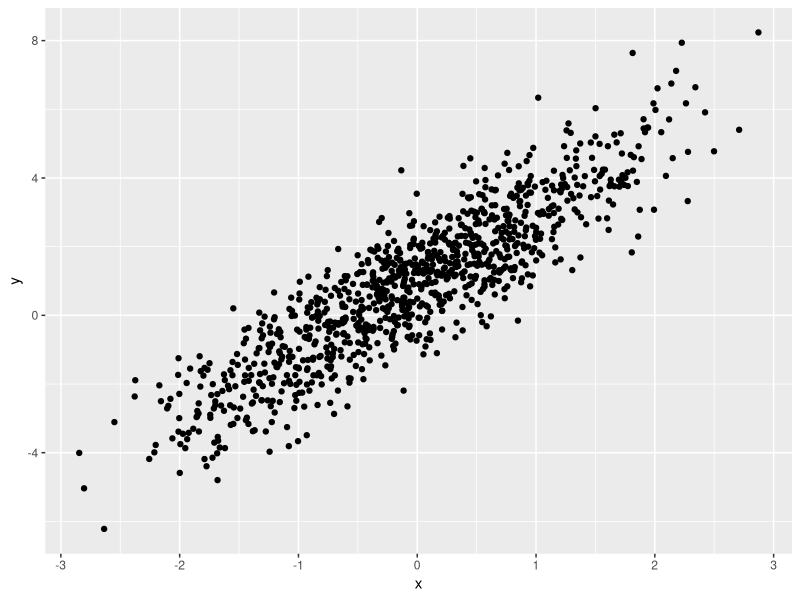
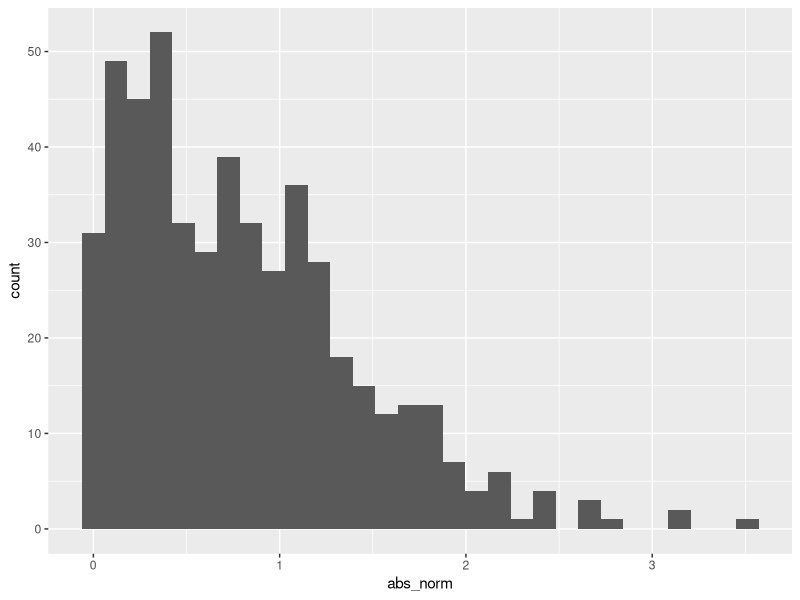

Recreate these plots in R, in order.
## ---- chunk 1
library(tidyverse)
## ---- chunk 2
samp = rnorm(100)
length(samp)
## ---- chunk 3
plot_df = 
  tibble(
    x = rnorm(n = 1000),
    y = 1 + 2 * x + rnorm(n = 1000)
  )

ggplot(plot_df, aes(x=x, y=y)) + geom_point()
## ---- chunk 4
la_df = tibble(
    norm = rnorm(n = 500),
    logical = norm > 0,
    abs_norm = abs(norm)
    )

ggplot(la_df, aes(x = abs_norm)) + geom_histogram()
